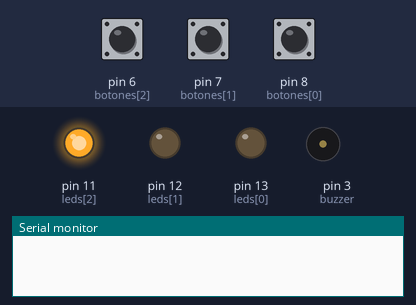
Bench run of a sketch on a simulated Arduino Uno, built with avr-gcc and run on an emulated ATmega328P. Parts: output pins drawn as LEDs (lit = HIGH), buzzer (waves = sounding), the last lines printed to the serial monitor. Inputs (shaded band) come from the test bench; at power-on: pin 6 (botones[2]) HIGH, pin 7 (botones[1]) HIGH, pin 8 (botones[0]) HIGH. Random numbers use the default seed unless the sketch sets one. At 6.3 s the program stops and its outputs stay as they are.

Above: at 1.2 s.
1.3 s: pin 6 (botones[2]) pulled LOW for 0.15 s
At 1.9 s:
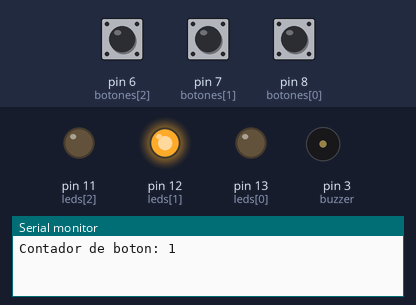
At 7.0 s:
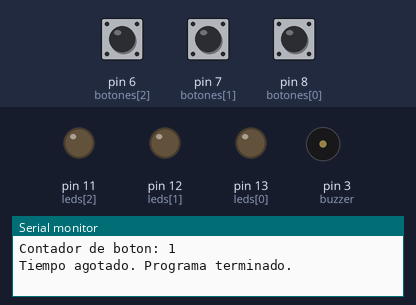
Timing chart, 0 to 7.8 s (numbered marks = the images above; inputs shaded):
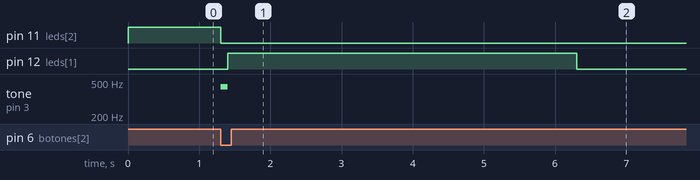

The sketch:

CircuitoDeJuegoDeLEDsConBuzzer.ino
```cpp
int leds[] = {13, 12, 11};
// Se definen los diferentes pines que van a ser utilizados para alimentar a los LEDs.

int botones[] = {8, 7, 6};
// En este arreglo se definen los pines que se van a encargar de leer la señal de los botones.

int buzzer = 3;
// Se define el pin que será utilizado para conectar y controlar el buzzer.

int ledActual;
// Esta variable se define para luego darle un valor aleatorio y así determinar cuál LED estará encendido.

int ContadorBoton = 0;
// Esta variable se utiliza para llevar la cuenta de cuántas veces el usuario ha presionado correctamente el botón correspondiente al LED.

unsigned long tiempoInicio = 0;
// Esta variable almacena el momento exacto en el que comienza el temporizador.
// Se utiliza unsigned long porque la función millis() devuelve este tipo de dato.

bool timerActivo = false;
// Esta variable sirve para saber si el temporizador ya está funcionando.
// Cuando es false, el temporizador está apagado.
// Cuando es true, significa que el temporizador está activo.


void setup() {
  Serial.begin(9600);
  // Se inicia la comunicación serial a una velocidad de 9600 baudios.
  // Esto permite mostrar información en el monitor serial, como el contador de aciertos.

  pinMode(buzzer, OUTPUT);
  // Se configura el pin del buzzer como OUTPUT porque Arduino enviará una señal para producir sonido.

  for (int i = 0; i < 3; i++) {
    // Se utiliza esta estructura para poder configurar todos los LEDs del arreglo.

    pinMode(leds[i], OUTPUT);
    // Se pone cada pin de los LEDs en función de salida (OUTPUT).
  }

  for (int i = 0; i < 3; i++) {
    // Mismo concepto que en el anterior, pero ahora se recorren los botones.

    pinMode(botones[i], INPUT_PULLUP);
    // Los pines de los botones se configuran como entradas utilizando la resistencia interna PULLUP.
    // Por esta configuración, cuando el botón no está presionado se obtiene HIGH
    // y cuando el botón es presionado se obtiene LOW.

  }

  randomSeed(analogRead(A0));
  // La función randomSeed se utiliza para generar una secuencia de números aleatorios diferente
  // cada vez que se ejecuta el programa.
  // Se utiliza una lectura del pin analógico A0 como una semilla aleatoria.

  ledActual = random(0, 3);
  // Se utiliza la variable ledActual para asignarle un valor aleatorio entre 0 y 2.
  // Esto permite seleccionar uno de los tres LEDs al iniciar el programa.

  digitalWrite(leds[ledActual], HIGH);
  // Después de definir el valor de ledActual, se utiliza digitalWrite para encender
  // uno de los LEDs del arreglo en base al valor aleatorio obtenido.
}


void loop() {

  if (timerActivo && millis() - tiempoInicio > 5000) {
    // Esta condición verifica si el temporizador está activo y si han pasado más de 5 segundos
    // desde el momento almacenado en tiempoInicio.
    // millis() permite medir el tiempo que lleva funcionando Arduino sin detener el programa.

    Serial.println("Tiempo agotado. Programa terminado.");
    // Se muestra un mensaje en el Monitor Serial indicando que se terminó el tiempo del juego.

    for (int i = 0; i < 3; i++) {
      // Se recorren todos los LEDs del arreglo para apagarlos.

      digitalWrite(leds[i], LOW);
      // Se apaga cada uno de los LEDs.
    }

    while (true) {
      // Este ciclo infinito detiene el funcionamiento del programa.
      // Al llegar aquí, el juego termina y Arduino deja de ejecutar el resto del código.
    }
  }


  for (int i = 0; i < 3; i++) {
    // Se recorre el arreglo de botones para revisar cuál está siendo presionado.

    if (digitalRead(botones[i]) == LOW) {
      // Se abre una estructura if para leer cuál de los botones está siendo presionado.
      // Debido a INPUT_PULLUP, LOW significa que el botón está presionado.

      if (i == ledActual) {
        // Este if se utiliza para confirmar que el botón presionado sea correspondiente al LED que está encendido.


        tiempoInicio = millis();
        // Se guarda el momento en el que el jugador presionó correctamente el botón.
        // Esto permite comenzar o reiniciar el conteo de los 5 segundos.

        timerActivo = true;
        // Se activa el temporizador para indicar que el juego ya comenzó.


        digitalWrite(leds[ledActual], LOW);
        // En el caso de que el LED y el botón sean correspondientes,
        // se apagará el LED para continuar el juego.


        tone(buzzer, 440);
        // Se activa el buzzer y se genera un tono de 440 Hz para indicar que
        // el jugador presionó correctamente el botón.

        delay(100);
        // Se mantiene el sonido durante 100 milisegundos para que sea perceptible.

        noTone(buzzer);
        // Se detiene el sonido del buzzer.


        ContadorBoton = ContadorBoton + 1;
        // Se aumenta en uno el contador cada vez que el usuario presiona correctamente el botón.
        // Esto permite saber cuántos aciertos ha conseguido el jugador.


        Serial.print("Contador de boton: ");
        // Se imprime en el Monitor Serial el texto que identifica el contador.

        Serial.println(ContadorBoton);
        // Se muestra el número actual de aciertos y se salta a la siguiente línea.


        int nuevoLED;
        // Se define una nueva variable que se utilizará para seleccionar aleatoriamente
        // el siguiente LED que deberá presionar el usuario.


        do {
          // Esta estructura lógica se ejecuta obligatoriamente al menos una vez.
          // Después se repetirá mientras se cumpla la condición del while.

          nuevoLED = random(0, 3);
          // Se asigna un valor aleatorio entre 0 y 2 a nuevoLED.
          // Cada número representa una posición diferente dentro del arreglo de LEDs.

        } while (nuevoLED == ledActual);
        // La condición hace que se genere otro número si el nuevo LED coincide con el anterior.
        // De esta manera, el mismo LED nunca se prende dos veces seguidas.


        ledActual = nuevoLED;
        // Se actualiza el valor de ledActual con el nuevo LED seleccionado aleatoriamente.


        digitalWrite(leds[ledActual], HIGH);
        // Se prende el nuevo LED para indicarle al usuario cuál botón debe presionar.


        delay(200);
        // Se utiliza un pequeño delay para darle tiempo al usuario de reaccionar
        // antes de continuar con la siguiente lectura de los botones.
      }
    }
  }
}
```

Measured:
- after the input at 1.3 s, pin 11 (leds[2]): HIGH → LOW at once; pin 12 (leds[1]): LOW → HIGH after 0.10 s, → LOW 4.9 s later; tone on pin 3 (buzzer): silent → 440 Hz at once, → silent 0.10 s later
